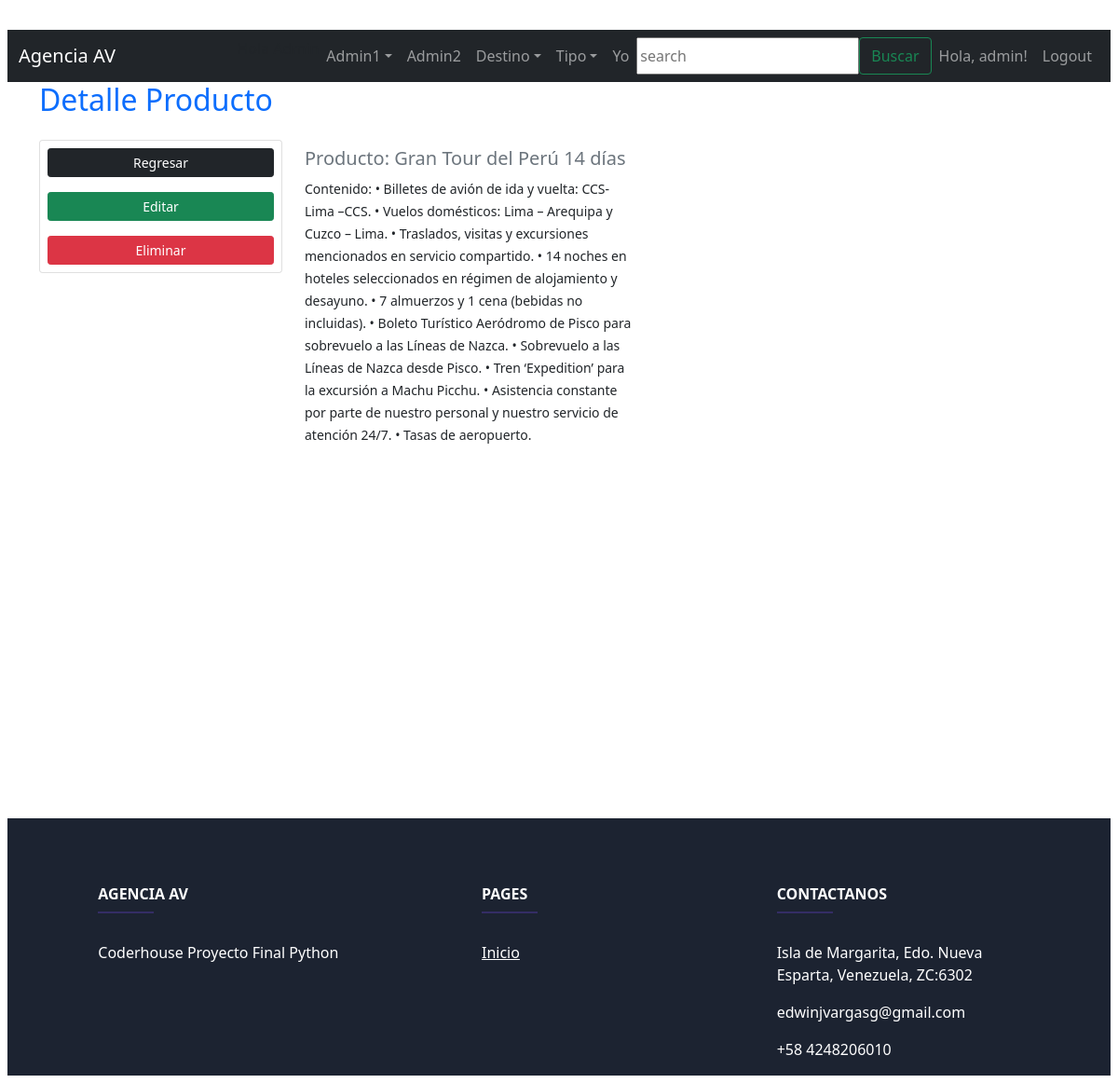
The page /packages/product_read/3/ (signed in) on the database its author committed.
### apps/packages/models.py (models this page shows, shortened)
class Product(models.Model):
    title = models.CharField(max_length=150)
    content = models.TextField(max_length=2000, blank=True)
    category = models.ForeignKey(Category, on_delete=models.CASCADE)
    classification = models.ForeignKey(Classification, on_delete=models.CASCADE)
    assignee = models.ForeignKey(User, null=True,blank=True, on_delete=models.SET_NULL)
    image = models.ImageField(blank = True, upload_to = 'img/')
    class Meta:
        ordering = ["-title"]
        permissions = (
        ("can_add_data","can add a new data"),
        )

### apps/packages/views.py (the view)
# urls.py: path('product_read/<id>/', product_read, name='product_read'),
@login_required
def product_read(request, id):
    products = Product.objects.get(pk = id)
    context = {'products': products}
    return render(request, 'packages/product_read.html', context)

### apps/packages/templates/packages/product_read.html (shortened to what this page needs)
{% extends 'base.html' %}
{% load static %}
{% block content %}
<div class="container mb-4">
        <div class="row">
            <div class="col-12">
                <h2 class="font-weight-bold heading text-primary mb-6">Detalle Producto</h2>
            </div>
            <div class="col-md-3 mt-3">
                <div class="card">
                    <a href="{% url 'product_list' %}" class="m-2 btn btn-dark btn-sm">Regresar</a>
                    <a href="{% url 'product_update' products.id %}" class="m-2 btn btn-success btn-sm">Editar</a>
                    <a href="{% url 'product_delete' products.id %}" class="m-2 btn btn-danger btn-sm">Eliminar</a>
            </div>
        </div>
            <div class="col-md-4">
                <div style="height: 90vh">
                    <h5 class="text-muted">Producto: {{ products.title }}</h5>
                    <small>Contenido: {{ products.content }}</small><br>
                </div>
            </div>
        </div>
    </div>
{% endblock %}

### templates/base.html (shortened to what this page needs)
<!DOCTYPE html>
<html lang="en">
<head>
    <link href=
"https://cdn.jsdelivr.net/npm/bootstrap@5.0.2/dist/css/bootstrap.min.css"
          rel="stylesheet">
</head>
<body class="m-2">
    <div class="text-center">
        <br>
        <nav class="navbar navbar-expand-lg navbar-dark bg-dark">
            <div class="container-fluid">
                <a class="navbar-brand" href="{% url 'home' %}">Agencia AV</a>
                <div>
                    <ul class="navbar-nav">
                               {% if user.is_authenticated %}
                               <span>Hola {{ request.user.username | title }}</span>
                               <li class="nav-item dropdown"><a class="nav-link dropdown-toggle" href="#" data-bs-toggle="dropdown">Admin1</a>
                                <li class="line-dash"><a class="nav-link" href="{% url 'admin:index' %}">Admin2</a></li>
                                <li class="nav-item dropdown"><a class="nav-link dropdown-toggle" href="#" data-bs-toggle="dropdown">Destino</a>
                                <li class="nav-item dropdown"><a class="nav-link dropdown-toggle" href="#" data-bs-toggle="dropdown">Tipo</a>
                                <li class="line-dash"><a class="nav-link" href="{% url 'about' %}">Yo</a></li>
                               <form class="d-flex" role="search" method="POST" action="{% url 'product_search' %}">
                                  <input class="container-1" type="search" placeholder="search" name="searching">
                                  <button class="btn btn-outline-success" type="submit">Buscar</button>
                                </form>
                               <li class="line-dash"><a class="nav-link" href="{% url 'user_update' %}">Hola, {{ user }}!</a></li>
                               <li class="line-dash"><a class="nav-link" href="{% url 'user_logout' %}">Logout</a></li>
                              </ul>
                            {% endif %}
                </div>
            </div>
        </nav>
    </div>
</body>
<body>
  {% block content %}
  {% endblock %}
</body>
<footer
    class="text-center text-lg-start text-white"
    style="background-color: #1c2331"
    >
<section>
<div style="padding-right:20px;">
</div>
</section>
<section class="">
<div class="container text-md-start mt-5">
  <div class="row mt-3">
    <div class="col-md-3 col-lg-4 col-xl-3 mx-auto mb-4">
      <h6 class="text-uppercase fw-bold">Agencia AV</h6>
      <hr
          class="mb-4 mt-0 d-inline-block mx-auto"
          style="width: 60px; background-color: #7c4dff; height: 2px"
          />
      <p style="text-align:left;">
        Coderhouse Proyecto Final Python
      </p>
    </div>
    <div class="col-md-3 col-lg-2 col-xl-2 mx-auto mb-4 text-left">
      <h6 class="text-uppercase fw-bold">Pages</h6>
      <hr
          class="mb-4 mt-0 d-inline-block mx-auto"
          style="width: 60px; background-color: #7c4dff; height: 2px"
          />
          <div style="text-align:left;">
            <a href="{% url 'home' %}" class="text-white">Inicio</a><br>
          </div>
    </div>
    <div class="col-md-4 col-lg-3 col-xl-3 mx-auto mb-md-0 mb-4 text-left" >
      <h6 class="text-uppercase fw-bold">Contactanos</h6>
      <hr
          class="mb-4 mt-0 d-inline-block mx-auto"
          style="width: 60px; background-color: #7c4dff; height: 2px"
          />
          <div style="text-align:left;">
            <p> Isla de Margarita, Edo. Nueva Esparta, Venezuela, ZC:6302</p>
            <p> edwinjvargasg@gmail.com</p>
            <p> +58 4248206010</p>
          </div>
    </div>
  </div>
</div>
</section>
</footer>
</body>
</html>

### rows shown on the page
Product: title "Gran Tour del Perú 14 días", content "• Billetes de avión de ida y vuelta: CCS-Lima –CCS. • Vuelos domésticos: Lima – Arequipa y Cuzco – Lima. • Traslados, visitas y excursiones mencionados en servicio compartido. • 14 noches en hoteles seleccionados en régimen de alojamiento y desayuno. • 7 almuerzos y 1 cena (bebidas no incluidas). • Boleto Turístico Aeródromo de Pisco para sobrevuelo a las Líneas de Nazca. • Sobrevuelo a las Líneas de Nazca desde Pisco. • Tren ‘Expedition’ para la excursión a Machu Picchu. • Asistencia constante por parte de nuestro personal y nuestro servicio de atención 24/7. • Tasas de aeropuerto."

### other values the page prints
{{ user }} "admin"
